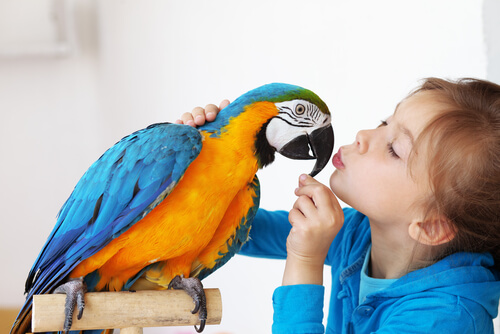
#> input picture Resources/loro.jpg, 500 x 334 px
$ python chapter_6.py
#> lines starting #> are read from the running program, lines starting #| are printed output that depends on the picture
import cv2
import numpy as np

img = cv2.imread('Resources/loro.jpg')
#> img is the input picture: shape (334, 500, 3); mean B, G, R 169.4, 174.5, 174.3
imgGary = cv2.cvtColor(img,cv2.COLOR_BGR2GRAY)
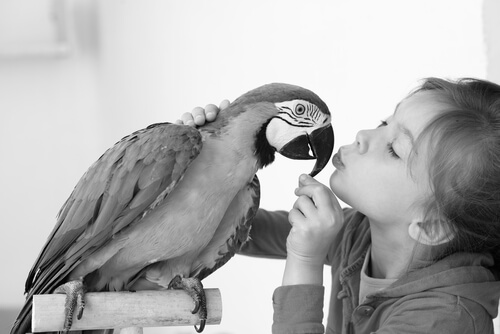
#> imgGary: shape (334, 500); min 0, max 255, mean 173.8
'''
imgHor = np.hstack((img,img))# Both of them have to have the same number of channels
imgVer = np.vstack((img,img))

cv2.imshow("Horizontal",imgHor)
cv2.imshow("Vertical",imgVer)
'''

def stackImages(scale,imgArray):
#> called with scale = 0.9
    rows = len(imgArray)
    cols = len(imgArray[0])
    rowsAvailable = isinstance(imgArray[0], list)
    width = imgArray[0][0].shape[1]
    height = imgArray[0][0].shape[0]
    if rowsAvailable:
        for x in range ( 0, rows):
            for y in range(0, cols):
                if imgArray[x][y].shape[:2] == imgArray[0][0].shape [:2]:
                    imgArray[x][y] = cv2.resize(imgArray[x][y], (0, 0), None, scale, scale)
                else:
                    imgArray[x][y] = cv2.resize(imgArray[x][y], (imgArray[0][0].shape[1], imgArray[0][0].shape[0]), None, scale, scale)
                if len(imgArray[x][y].shape) == 2: imgArray[x][y]= cv2.cvtColor( imgArray[x][y], cv2.COLOR_GRAY2BGR)
        imageBlank = np.zeros((height, width, 3), np.uint8)
        hor = [imageBlank]*rows
        hor_con = [imageBlank]*rows
        for x in range(0, rows):
            hor[x] = np.hstack(imgArray[x])
        ver = np.vstack(hor)
    else:
        for x in range(0, rows):
            if imgArray[x].shape[:2] == imgArray[0].shape[:2]:
                imgArray[x] = cv2.resize(imgArray[x], (0, 0), None, scale, scale)
            else:
                imgArray[x] = cv2.resize(imgArray[x], (imgArray[0].shape[1], imgArray[0].shape[0]), None,scale, scale)
            if len(imgArray[x].shape) == 2: imgArray[x] = cv2.cvtColor(imgArray[x], cv2.COLOR_GRAY2BGR)
        hor= np.hstack(imgArray)
        ver = hor
    return ver


imgStack = stackImages(0.9,([imgGary,img,img],[img,imgGary,img],[img,img,imgGary]))
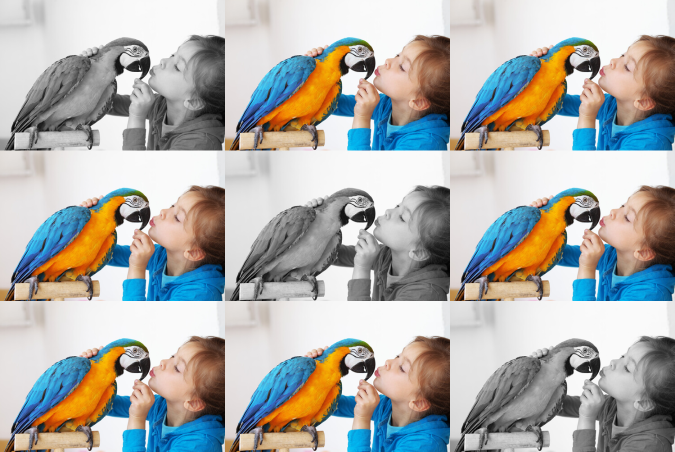
#> imgStack: shape (903, 1350, 3) (shown at 1/2 size); mean B, G, R 170.8, 174.2, 174

cv2.imshow("stack",imgStack)

cv2.waitKey(0)

$ run again, with Resources/shapes.JPG copied over Resources/loro.jpg
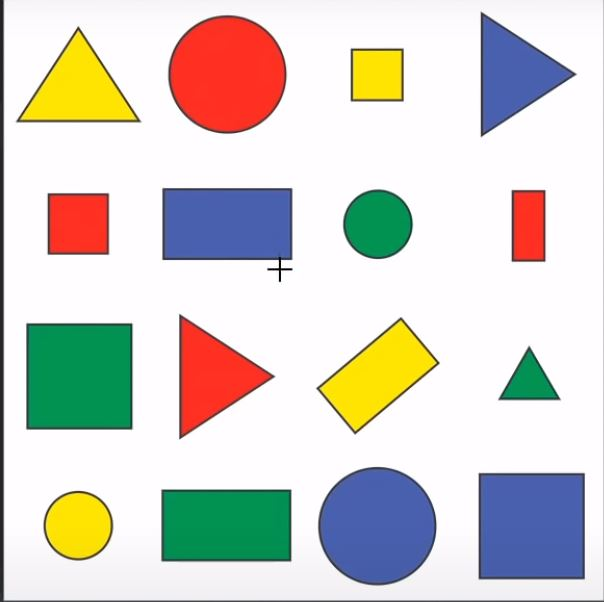
#> input picture Resources/shapes.JPG, 604 x 602 px
#> img is the input picture: shape (602, 604, 3); mean B, G, R 203.1, 209.6, 212.5
#> `imgGary = cv2.cvtColor(img,cv2.COLOR_BGR2GRAY)`:
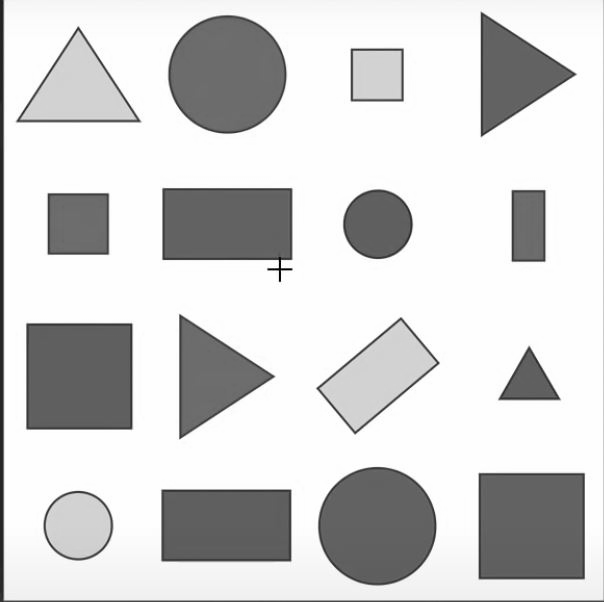
#> imgGary: shape (602, 604); min 0, max 255, mean 209.8
#> `imgStack = stackImages(0.9,([imgGary,img,img],[img,imgGary,img],[img,i..`:
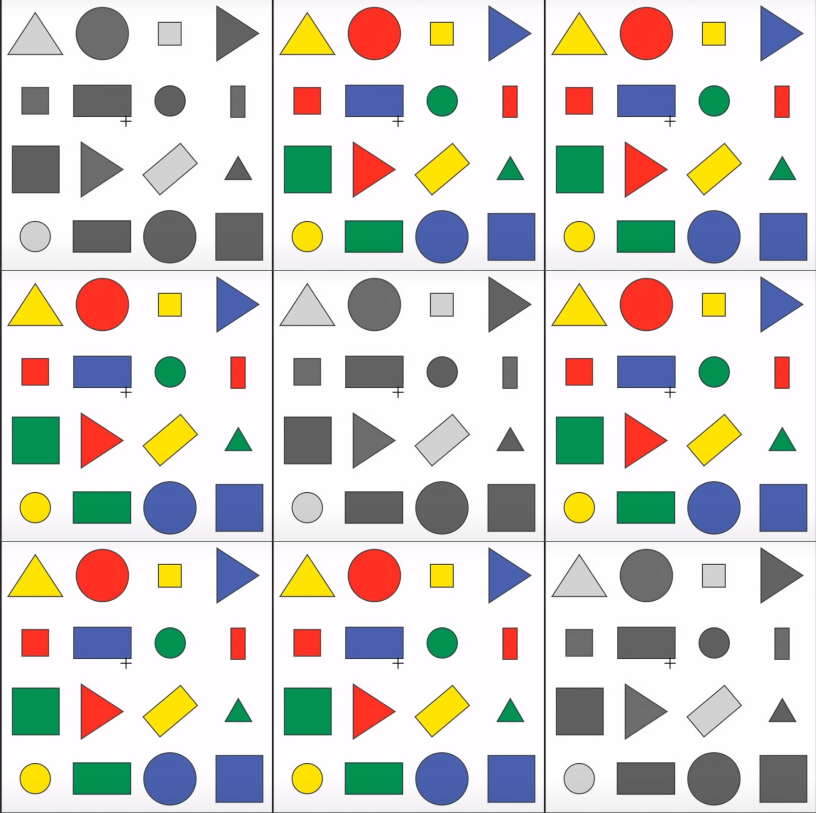
#> imgStack: shape (1626, 1632, 3) (shown at 1/2 size); mean B, G, R 205.3, 209.6, 211.5
